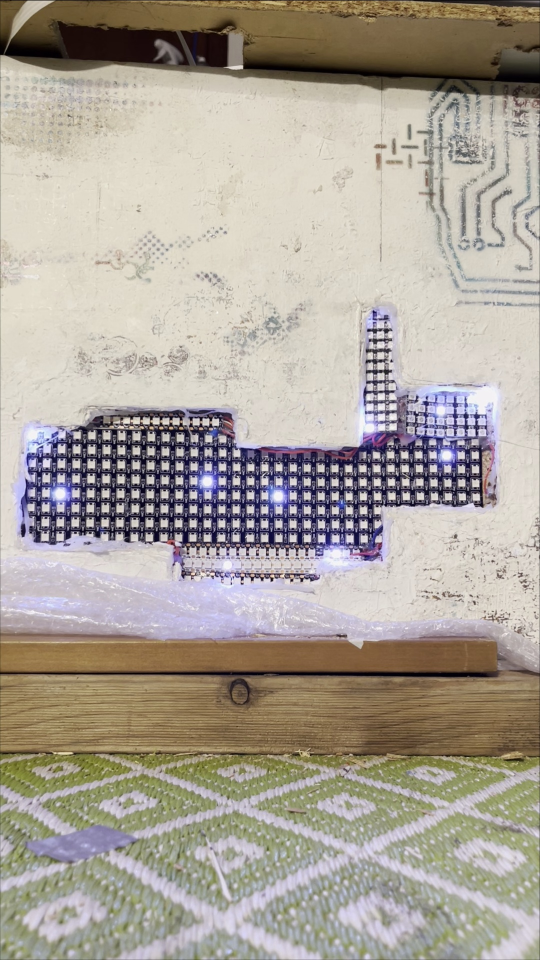
#> input picture measurements/gico-camera-001-original-review/aligned-100.jpg, 1080 x 1920 px (shown at 1/2 size)
$ python -i gico_local_model_probe_20260912.py   (imports and definitions only)
#> lines starting #> are read from the running program, lines starting #| are printed output that depends on the picture
import cv2,numpy as np,json,sys
from pathlib import Path
sys.path.insert(0,'tools');import gico_camera_analyze as a
from pixelblaze_mapper import gico_camera_benchmark as b
# [1 line that did not run here, left out]
def at(t):return cv2.resize(a.frame_at(c,t),None,fx=.5,fy=.5)
def patches(im):
 g=cv2.cvtColor(im,cv2.COLOR_BGR2GRAY);q,st,err=cv2.calcOpticalFlowPyrLK(gray,g,pts,None,winSize=(31,31),maxLevel=3);st=st.ravel()==1;M,il=cv2.estimateAffinePartial2D(pts[st],q[st],method=cv2.RANSAC,ransacReprojThreshold=1.5)
 if il.sum()<100:raise ValueError('Insufficient static registration features')
 aligned=cv2.warpAffine(im,M,(540,960),flags=cv2.INTER_LINEAR|cv2.WARP_INVERSE_MAP);aligned=cv2.GaussianBlur(aligned,(3,3),.65)
 return np.array([cv2.getRectSubPix(aligned,(19,19),tuple(xy.astype(float))).reshape(-1) for xy in coords],float)
# [1 line that did not run here, left out]
# [2 lines not run here, left out]
# [1 line that did not run here, left out]
# [2 lines not run here, left out]
low=np.array(low);weight=np.array(weight)
def scores(ps):return np.sum((ps-low)*weight,axis=-1)
checks=[]
# [3 lines not run here, left out]
rows=[]
# [4 lines not run here, left out]

>>> import cv2
>>> picture = cv2.imread('../measurements/gico-camera-001-original-review/aligned-100.jpg')
#> picture is the input picture: shape (1920, 1080, 3); mean B, G, R 153, 163, 170.6
>>> result = patches(picture)
#> in patches, `g = cv2.cvtColor(im, cv2.COLOR_BGR2GRAY)`:
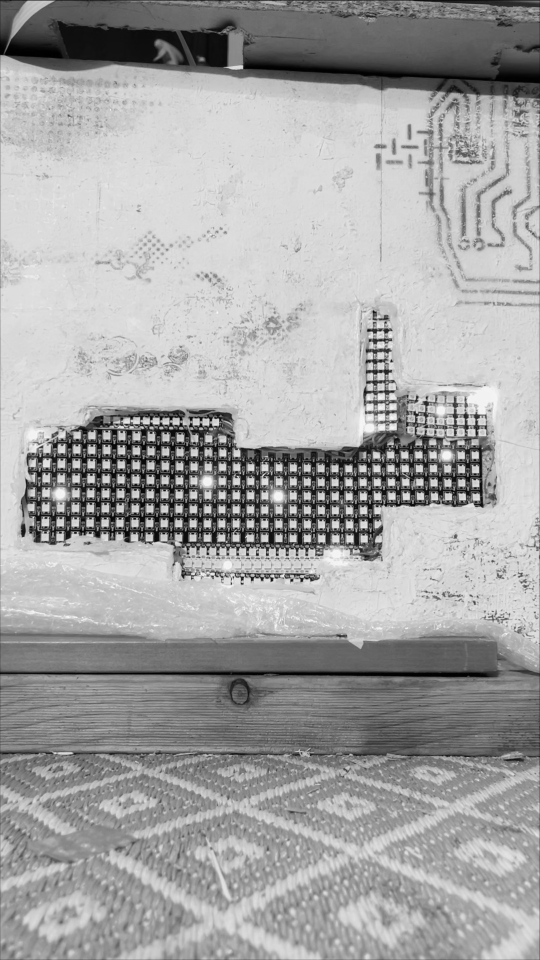
#> g: shape (1920, 1080) (shown at 1/2 size); min 0, max 253, mean 164.1
#> (the run stopped early here; a loop or call above may not have finished)

$ run again, on measurements/gico-camera-001-original-review/aligned-170.jpg
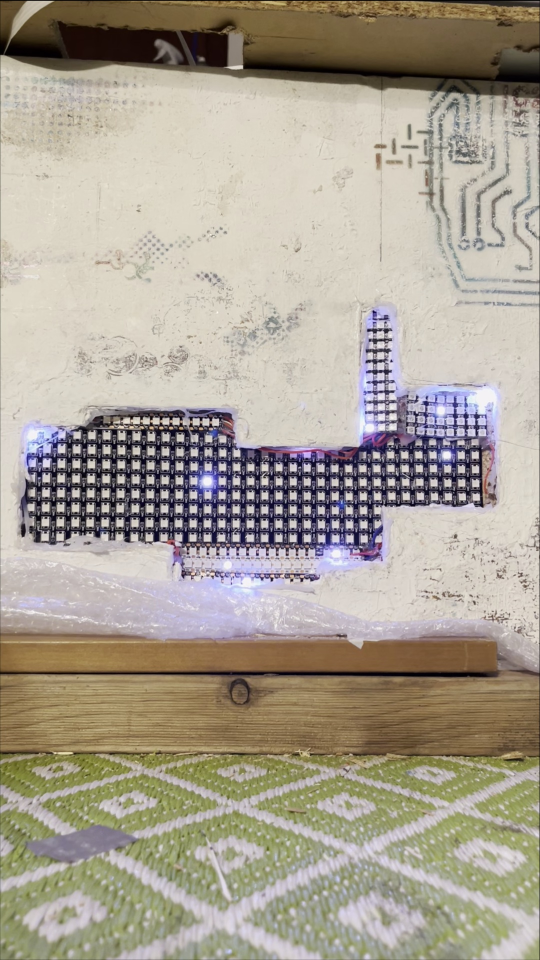
#> input picture measurements/gico-camera-001-original-review/aligned-170.jpg, 1080 x 1920 px (shown at 1/2 size)
#> picture is the input picture: shape (1920, 1080, 3); mean B, G, R 147.1, 160.8, 168.7
#> in patches, `g = cv2.cvtColor(im, cv2.COLOR_BGR2GRAY)`:
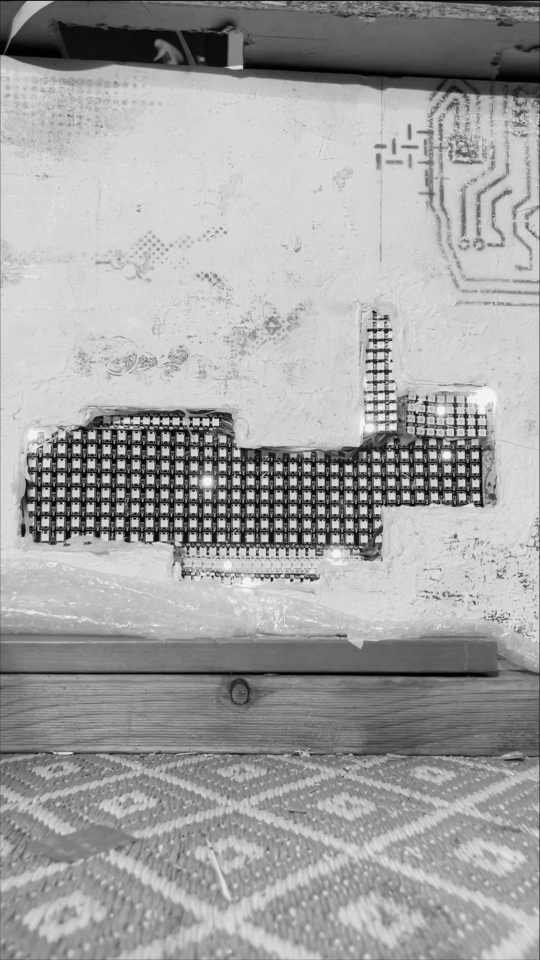
#> g: shape (1920, 1080) (shown at 1/2 size); min 0, max 253, mean 161.6
